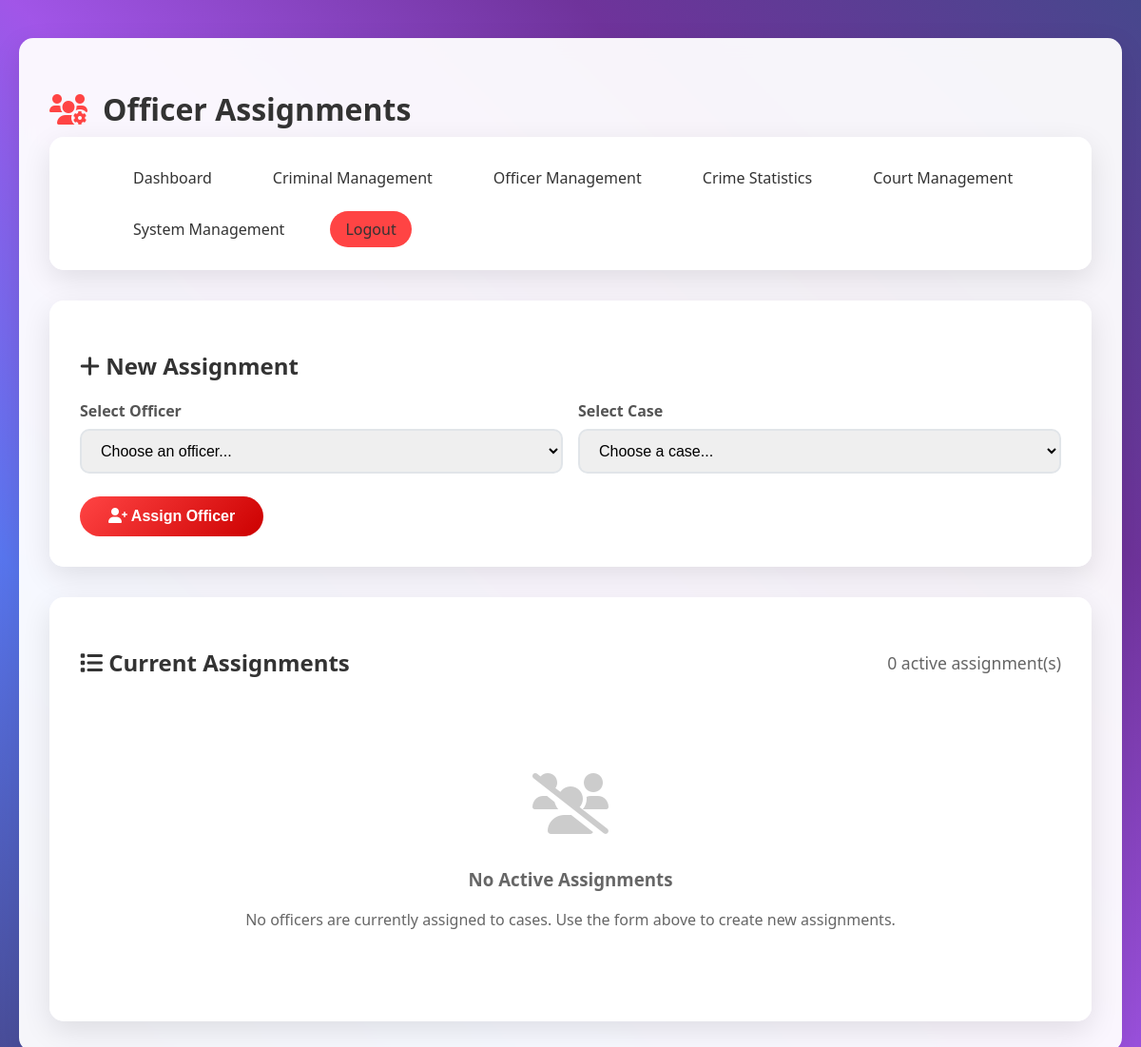
The page /modules/officers/officer_assignments.php (signed in) on the database as committed earlier.
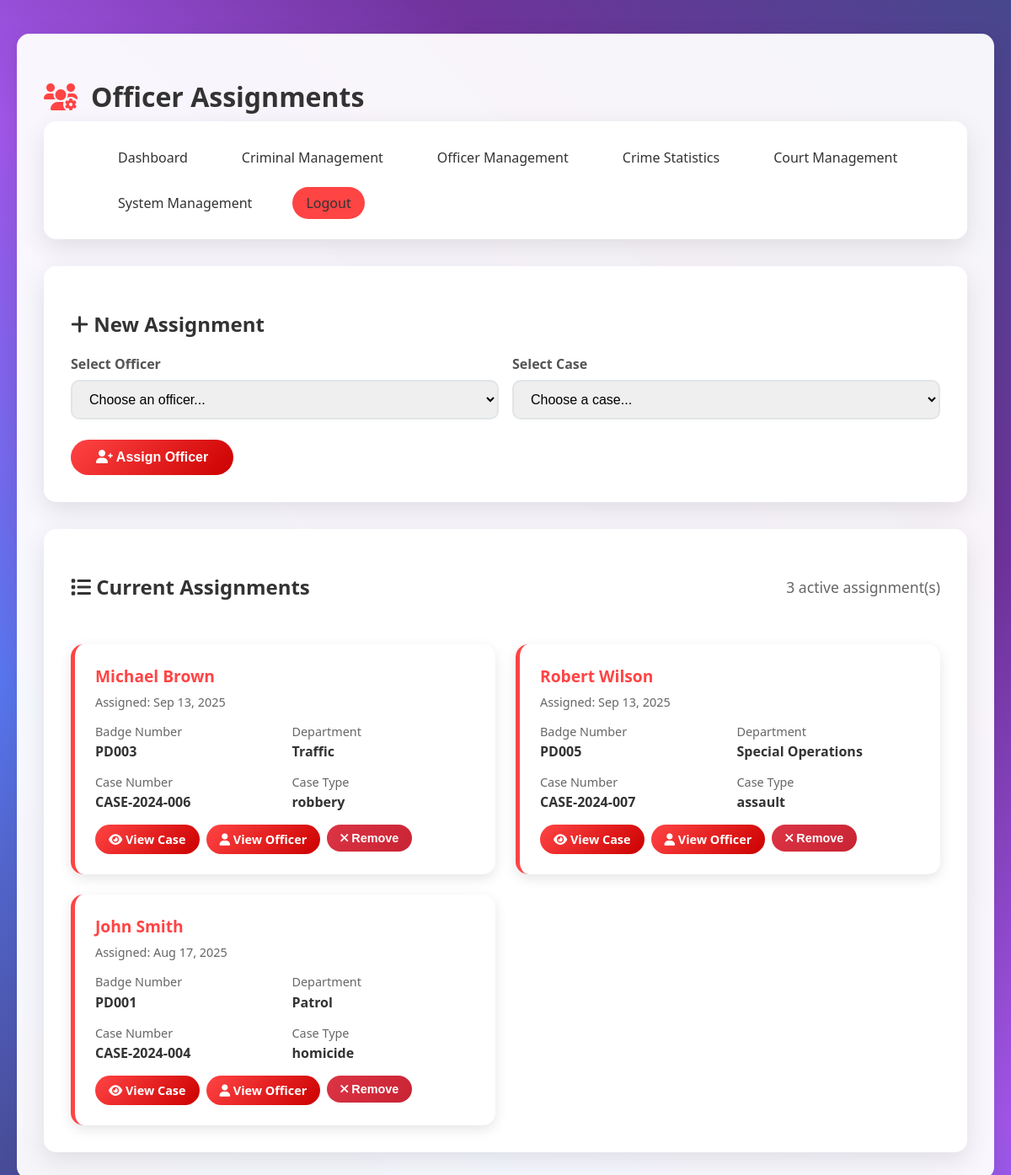
The same page on the database as committed later.
### tables this page shows
CREATE TABLE `officer_assignments` (
  `id` int(11) NOT NULL,
  `officer_id` int(11) NOT NULL,
  `case_id` int(11) NOT NULL,
  `assignment_date` datetime NOT NULL,
  `end_date` datetime DEFAULT NULL,
  `status` varchar(20) NOT NULL DEFAULT 'active'
);

CREATE TABLE `users` (
  `id` int(11) NOT NULL,
  `fullname` varchar(100) NOT NULL,
  `email` varchar(100) NOT NULL,
  `username` varchar(50) NOT NULL,
  `badge_number` varchar(20) NOT NULL,
  `department` varchar(50) NOT NULL,
  `role` enum('admin','officer','investigator') NOT NULL,
  `password` varchar(255) NOT NULL,
  `status` enum('active','inactive','suspended') DEFAULT 'active',
  `profile_image` varchar(255) DEFAULT NULL,
  `phone` varchar(20) DEFAULT NULL,
  `address` text DEFAULT NULL,
  `created_at` timestamp NOT NULL DEFAULT current_timestamp(),
  `updated_at` timestamp NOT NULL DEFAULT current_timestamp() ON UPDATE current_timestamp(),
  `last_login` timestamp NULL DEFAULT NULL
);

CREATE TABLE `cases` (
  `id` int(11) NOT NULL,
  `case_number` varchar(50) NOT NULL,
  `title` varchar(200) NOT NULL,
  `description` text NOT NULL,
  `case_type` enum('homicide','robbery','assault','drug_trafficking','fraud','burglary','theft','domestic_violence','sexual_assault','other') NOT NULL,
  `priority` enum('low','medium','high','urgent') DEFAULT 'medium',
  `status` enum('open','under_investigation','pending_trial','closed','cold_case') DEFAULT 'open',
  `location` varchar(200) NOT NULL,
  `incident_date` datetime NOT NULL,
  `reported_date` datetime NOT NULL,
  `assigned_officer` int(11) DEFAULT NULL,
  `lead_investigator` int(11) DEFAULT NULL,
  `estimated_value` decimal(12,2) DEFAULT 0.00,
  `created_by` int(11) NOT NULL,
  `created_at` timestamp NOT NULL DEFAULT current_timestamp(),
  `updated_at` timestamp NOT NULL DEFAULT current_timestamp() ON UPDATE current_timestamp(),
  `closed_at` timestamp NULL DEFAULT NULL
);

### modules/officers/officer_assignments.php (the view, shortened to what the changed rows need)
<?php
$servername = "localhost";
$username = "root";
$password = "";
$dbname = "criminal_management";
try {
    $conn = new PDO("mysql:host=$servername;dbname=$dbname", $username, $password);
    $conn->setAttribute(PDO::ATTR_ERRMODE, PDO::ERRMODE_EXCEPTION);
} catch(PDOException $e) {
    die("Connection failed: " . $e->getMessage());
}
$assignments_sql = "SELECT oa.*, u.fullname as officer_name, u.badge_number, u.department,
                           c.case_number, c.case_type, c.status as case_status
                    FROM officer_assignments oa
                    JOIN users u ON oa.officer_id = u.id
                    JOIN cases c ON oa.case_id = c.id
                    WHERE oa.status = 'active'
                    ORDER BY oa.assignment_date DESC";
$assignments_stmt = $conn->prepare($assignments_sql);
$assignments_stmt->execute();
$assignments = $assignments_stmt->fetchAll(PDO::FETCH_ASSOC);
?>
<!DOCTYPE html>
<html lang="en">
<head>
    <link href="https://cdnjs.cloudflare.com/ajax/libs/font-awesome/6.0.0/css/all.min.css" rel="stylesheet">
</head>
<body>
    <div class="container">
        <div class="header">
            <h1>
                <i class="fas fa-users-cog"></i>
                Officer Assignments
    </h1>
        <div class="assignment-form">
            <h2><i class="fas fa-plus"></i> New Assignment</h2>
        </div>
        <div class="assignments-section">
            <div class="assignments-header">
                <h2><i class="fas fa-list"></i> Current Assignments</h2>
                <div class="assignments-count">
                    <?php echo count($assignments); ?> active assignment(s)
                </div>
            </div>
            <?php if (count($assignments) > 0): ?>
                <div class="assignments-grid">
                    <?php foreach ($assignments as $assignment): ?>
                        <div class="assignment-card">
                            <div class="assignment-header">
                                <div>
                                    <div class="assignment-title">
                                        <?php echo htmlspecialchars($assignment['officer_name']); ?>
                                    </div>
                                    <div class="assignment-date">
                                        Assigned: <?php echo date('M d, Y', strtotime($assignment['assignment_date'])); ?>
                                    </div>
                                </div>
                            </div>
                            <div class="assignment-details">
                                <div class="detail-item">
                                    <span class="detail-label">Badge Number</span>
                                    <span class="detail-value"><?php echo htmlspecialchars($assignment['badge_number']); ?></span>
                                </div>
                                <div class="detail-item">
                                    <span class="detail-label">Department</span>
                                    <span class="detail-value"><?php echo htmlspecialchars($assignment['department']); ?></span>
                                </div>
                                <div class="detail-item">
                                    <span class="detail-label">Case Number</span>
                                    <span class="detail-value"><?php echo htmlspecialchars($assignment['case_number']); ?></span>
                                </div>
                                <div class="detail-item">
                                    <span class="detail-label">Case Type</span>
                                    <span class="detail-value"><?php echo htmlspecialchars($assignment['case_type']); ?></span>
                                </div>
                            </div>
                            <div class="assignment-actions">
                                <a href="view_case.php?id=<?php echo $assignment['case_id']; ?>" class="btn btn-primary btn-sm">
                                    <i class="fas fa-eye"></i> View Case
                                </a>
                                <a href="view_officer.php?id=<?php echo $assignment['officer_id']; ?>" class="btn btn-primary btn-sm">
                                    <i class="fas fa-user"></i> View Officer
                                </a>
                                <form method="POST" style="display: inline;">
                                    <button type="submit" name="remove_assignment" class="btn btn-danger btn-sm"
                                            onclick="return confirm('Are you sure you want to remove this assignment?')">
                                        <i class="fas fa-times"></i> Remove
                                    </button>
                                </form>
                            </div>
                        </div>
                    <?php endforeach; ?>
                </div>
            <?php else: ?>
                <div class="no-assignments">
                    <i class="fas fa-users-slash"></i>
                    <h3>No Active Assignments</h3>
                    <p>No officers are currently assigned to cases. Use the form above to create new assignments.</p>
                </div>
            <?php endif; ?>
        </div>
    </div>
</body>
</html>

Rows that differ between the two databases and show on the page:
added officer_assignments: officer.fullname "Michael Brown", assignment_date "Sep 13, 2025", officer.badge_number "PD003", officer.department "Traffic", case.case_number "CASE-2024-006", case.case_type "robbery"
added officer_assignments: officer.fullname "Robert Wilson", assignment_date "Sep 13, 2025", officer.badge_number "PD005", officer.department "Special Operations", case.case_number "CASE-2024-007", case.case_type "assault"
added officer_assignments: officer.fullname "John Smith", assignment_date "Aug 17, 2025", officer.badge_number "PD001", officer.department "Patrol", case.case_number "CASE-2024-004", case.case_type "homicide"
Other text that changed with them:
count($assignments): "0" → "3"
text no longer shown: "No Active Assignments No officers are currently assigned to cases. Use the form above to create new assignments."
